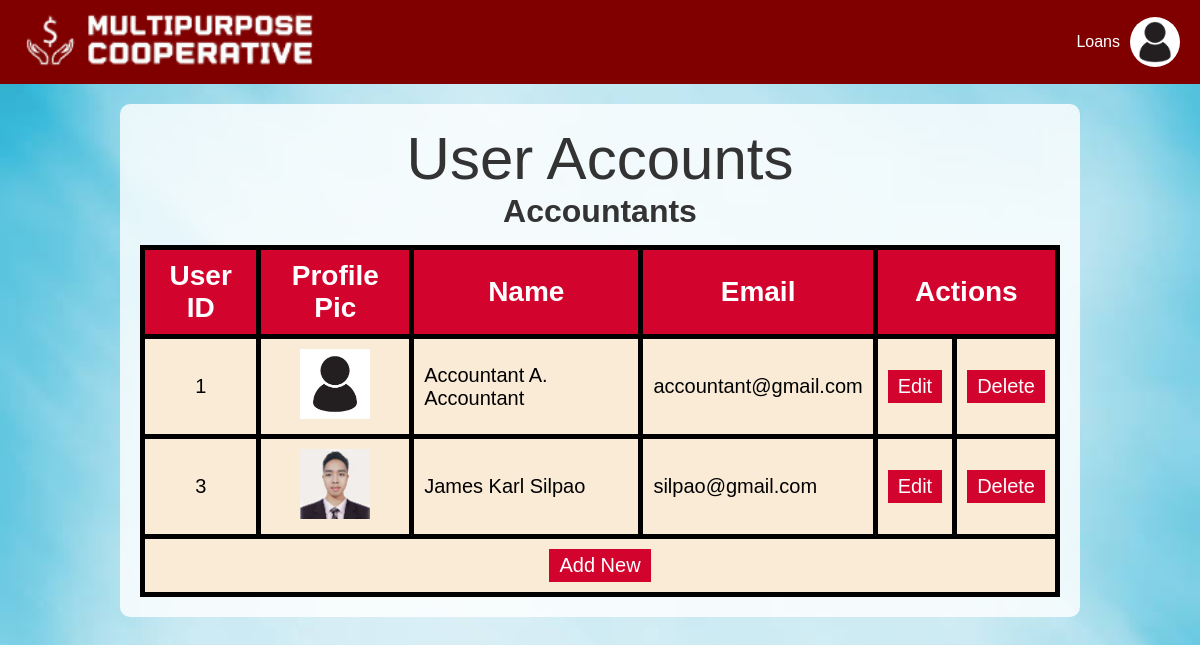
Page /coop/user.php on the committed database.
### tables this page shows
CREATE TABLE `Accountant` (
  `User_id` int(6) NOT NULL,
  `Name` varchar(100) NOT NULL,
  `Email` varchar(100) NOT NULL,
  `Password` varchar(20) NOT NULL,
  `ProfilePic` varchar(30) NOT NULL
);

### coop/user.php (the view, shortened to what this page needs)
<?php
include 'dbconnect.php';
$role = isset($_SESSION['role']) ? $_SESSION['role'] : '';
$profileImagePath = 'uploads/admin.jpg';
?>
<!DOCTYPE html>
<html lang="en">
<head>
    <link rel="stylesheet" href="style.css">
</head>
<body>
    <div class="top-banner">
        <div class="logo">
            <a href="homepage.php"><img src="logo.png" alt="Logo"></a>
        </div>
        <div class="menu-bar">
            <?php
                if (isset($role) && $role === 'Member') {
                    echo '<a href="balance.php">Balance</a>';
                } else {
                    echo '<a href="activeloans.php">Loans</a>';
                }
            ?>
        </div>
        <div class="profile">
            <button class="profile-btn" onclick="toggleMenu()">
                <img src="<?php echo $profileImagePath; ?>" alt="Profile Picture">
            </button>
        </div>
    </div>
    <div class="content">
        <label class='pagetitle';>User Accounts</label>
        <br>
        <?php
            $sql_accountant = "SELECT * FROM Accountant";
            $result_accountant = mysqli_query($conn, $sql_accountant);
            if (mysqli_num_rows($result_accountant) > 0) {
            ?>
                <h1>Accountants</h1>
                <table>
                    <th><label style="color: white;">User ID</label></th>
                    <th><label style="color: white;">Profile Pic</label></th>
                    <th><label style="color: white;">Name</label></th>
                    <th><label style="color: white;">Email</label></th>
                    <th colspan="2"><label style="color: white;">Actions</label></th>
                    <?php
                        while ($row = mysqli_fetch_array($result_accountant)) {
                    ?>
                    <tr>
                        <td style="text-align: center;"><?php echo $row["User_id"]; ?></td>
                        <td style = "text-align: center;"><img src="<?php echo $row['ProfilePic']; ?>" alt="Pics" width="70" height="70"></td>
                        <td><?php echo $row["Name"]; ?></td>
                        <td><?php echo $row["Email"]; ?></td>
                        <td><button onclick="openEditAccountantModal('<?php echo $row['User_id']; ?>', '<?php echo $row['Name']; ?>', '<?php echo $row['Email']; ?>', '<?php echo $row['ProfilePic']; ?>')">Edit</button>
</td>
                        <td><a href="delete_accountant.php?user_id=<?php echo $row['User_id']; ?>" onclick="return confirm('Are you sure you want to delete this user?');"><button>Delete</button></a></td>
                    </tr>
                    <?php
                    }
                    ?>
                    <tr>
                        <td style="text-align: center;" colspan="6"><button onclick="openAddAccountantModal()">Add New</button></td>
                    </tr>
                </table>
                <?php
                    }
                    else{
                        echo "No result found";
                    }
                ?>
    </div>
</body>
</html>

### coop/style.css (style rules this page uses)
* { margin: 0; padding: 0; box-sizing: border-box; font-family: Arial, sans-serif; }
body { background-image: url('homepagebg.jpg'); background-size: cover; background-repeat: no-repeat; background-attachment: fixed; }
.top-banner { display: flex; justify-content: space-between; align-items: center; background-color: #800000; color: white; padding: 10px 20px; position: relative; z-index: 10; }
.logo { display: flex; align-items: center; }
.logo img { width: 300px; height: 60px; margin-right: 15px; }
.menu-bar { display: flex; gap: 20px; margin-left: auto; align-items: center; }
.menu-bar a { text-decoration: none; color: white; font-size: 16px; padding: 5px 10px; transition: background-color 0.3s; }
.profile { display: flex; align-items: center; gap: 15px; }
.profile-btn { border: none; background: none; cursor: pointer; display: inline-block; width: 50px; height: 50px; border-radius: 50%; overflow: hidden; }
.profile-btn img { width: 100%; height: 100%; object-fit: cover; }
.profile-table th, td { border: 1px solid #ddd; padding: 10px; text-align: left; }

### coop/user.php (style rules this page uses)
.content { margin-top: 20px; padding: 20px; background: rgba(255, 255, 255, 0.8); border-radius: 10px; width: 80%; margin-left: auto; margin-right: auto; text-align: center; }
.pagetitle { color: #333; margin-bottom: 30px; font-size: 60px; }
table { margin: 0 auto; background-color: antiquewhite; }
td { font-size: 20px; text-allign: center; padding: 10px; }
th { font-size: 28px; text-allign: center; padding: 10px; background-color: rgb(210, 4, 45); }
td button { background-color: rgb(210, 4, 45); color: white; border: none; padding: 5px 10px; cursor: pointer; font-size: 20px; }
table, th, tr, td { border: solid 5px; border-collapse: collapse; }
.content h1 { color: #333; margin-bottom: 15px; }

### rows in the picture
accountant: User_id "1", ProfilePic (picture), Name "Accountant A. Accountant", Email "accountant@gmail.com"
accountant: User_id "3", ProfilePic (picture), Name "James Karl Silpao", Email "silpao@gmail.com"
